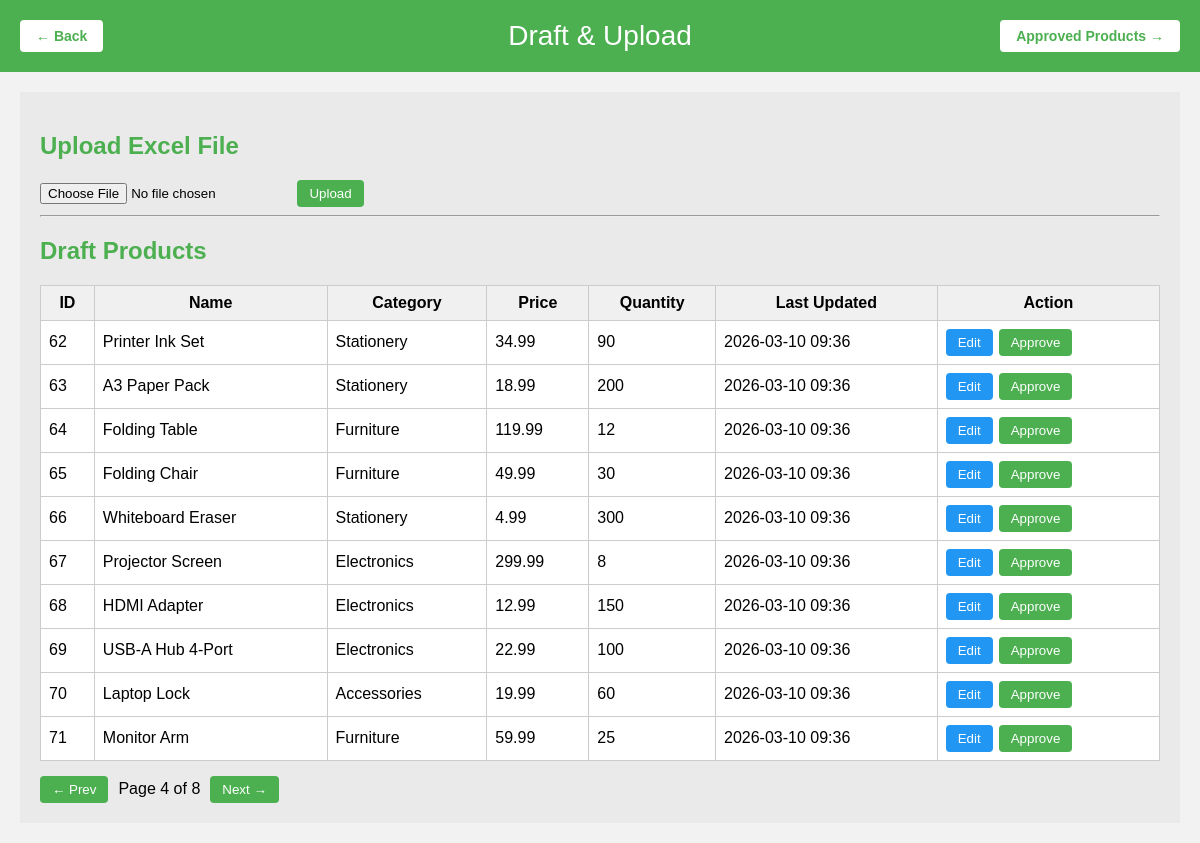
Page /draftupload/?page=4 on the committed database.
### practical/models.py (models this page shows, shortened)
class Product(models.Model):
    STATUS_CHOICES = [
        ('Draft', 'Draft'),
        ('Approved', 'Approved'),
    ]
    product_id = models.AutoField(primary_key=True)
    name = models.CharField(max_length=100, unique=True)
    category = models.CharField(max_length=50)
    price = models.DecimalField(max_digits=10, decimal_places=2)
    quantity = models.IntegerField()
    last_updated = models.DateTimeField(auto_now=True)
    status = models.CharField(max_length=10, choices=STATUS_CHOICES, default='Draft')

### practical/views.py (the view, shortened to what this page needs)
# urls.py: path('draftupload/', views.draft_upload, name='draft_upload'),
def draft_upload(request):
    products = Product.objects.filter(status='Draft').order_by('product_id')
    paginator = Paginator(products, 10)
    page_number = request.GET.get('page', 1)
    page_obj = paginator.get_page(page_number)
    return render(request, 'draftupload.html', {
        'products': page_obj,
        'page_obj': page_obj,
    })

### templates/draftupload.html (shortened to what this page needs)
<!DOCTYPE html>
<html>
<head>
</head>
<body>
<div class="header">
    <a href="{% url 'landing' %}" class="nav-button" style="left:20px;">← Back</a>
    Draft & Upload
    <a href="{% url 'approved_products' %}" class="nav-button" style="right:20px;">Approved Products →</a>
</div>
<div class="container">
<h2>Upload Excel File</h2>
<form method="POST" enctype="multipart/form-data">
    <input type="file" name="excel_file" accept=".xlsx">
    <button type="submit">Upload</button>
</form>
<hr>
<h2>Draft Products</h2>
<table>
<thead>
<tr>
    <th>ID</th>
    <th>Name</th>
    <th>Category</th>
    <th>Price</th>
    <th>Quantity</th>
    <th>Last Updated</th>
    <th>Action</th>
</tr>
</thead>
<tbody>
{% for p in products %}
<tr>
    <td>{{ p.product_id }}</td>
    <td>{{ p.name }}</td>
    <td>{{ p.category }}</td>
    <td>{{ p.price }}</td>
    <td>{{ p.quantity }}</td>
    <td>{{ p.last_updated|date:"Y-m-d H:i" }}</td>
    <td>
        <div class="action-cell">
            <a href="{% url 'edit_product' p.product_id %}">
                <button type="button" class="btn-edit">Edit</button>
            </a>
            <form method="POST" action="{% url 'approve' p.product_id %}">
                <button type="submit">Approve</button>
            </form>
        </div>
    </td>
</tr>
{% empty %}
<tr>
    <td colspan="7" style="text-align:center;padding:20px;color:#888;">No draft products found.</td>
</tr>
{% endfor %}
</tbody>
</table>
<div class="pagination">
    {% if page_obj.has_previous %}
        <a href="?page={{ page_obj.previous_page_number }}">
            <button type="button">← Prev</button>
        </a>
    {% endif %}
    <span>Page {{ page_obj.number }} of {{ page_obj.paginator.num_pages }}</span>
    {% if page_obj.has_next %}
        <a href="?page={{ page_obj.next_page_number }}">
            <button type="button">Next →</button>
        </a>
    {% endif %}
</div>
</div>
</body>
</html>

### templates/draftupload.html (style rules this page uses)
body { font-family:Arial;margin:0;background:#f2f2f2; }
.header { background:#4CAF50; color:white; text-align:center; padding:20px; font-size:28px; position:relative; }
.nav-button { position:absolute; top:50%; transform:translateY(-50%); background:white; color:#4CAF50; border:none; padding:8px 16px; border-radius:4px; cursor:pointer; font-weight:bold; text-decoration:none; font-size:14px; }
.container { margin:20px; background:#eaeaea; padding:20px; }
h2 { color:#4CAF50; }
table { width:100%; border-collapse:collapse; background:white; }
th,td { border:1px solid #ccc; padding:8px; }
th { background:#f0f0f0; }
button { background:#4CAF50; color:white; border:none; padding:6px 12px; cursor:pointer; border-radius:4px; }
.btn-edit { background:#2196F3; color:white; border:none; padding:6px 12px; cursor:pointer; border-radius:4px; }
.action-cell { display:flex; gap:6px; align-items:center; }
.pagination { margin-top:15px; display:flex; gap:10px; align-items:center; }
.pagination a { text-decoration:none; }

### rows in the picture
Product: product_id "62", name "Printer Ink Set", category "Stationery", price "34.99", quantity "90", last_updated "2026-03-10 09:36"
Product: product_id "63", name "A3 Paper Pack", category "Stationery", price "18.99", quantity "200", last_updated "2026-03-10 09:36"
Product: product_id "64", name "Folding Table", category "Furniture", price "119.99", quantity "12", last_updated "2026-03-10 09:36"
Product: product_id "65", name "Folding Chair", category "Furniture", price "49.99", quantity "30", last_updated "2026-03-10 09:36"
Product: product_id "66", name "Whiteboard Eraser", category "Stationery", price "4.99", quantity "300", last_updated "2026-03-10 09:36"
Product: product_id "67", name "Projector Screen", category "Electronics", price "299.99", quantity "8", last_updated "2026-03-10 09:36"
Product: product_id "68", name "HDMI Adapter", category "Electronics", price "12.99", quantity "150", last_updated "2026-03-10 09:36"
Product: product_id "69", name "USB-A Hub 4-Port", category "Electronics", price "22.99", quantity "100", last_updated "2026-03-10 09:36"
Product: product_id "70", name "Laptop Lock", category "Accessories", price "19.99", quantity "60", last_updated "2026-03-10 09:36"
Product: product_id "71", name "Monitor Arm", category "Furniture", price "59.99", quantity "25", last_updated "2026-03-10 09:36"

### other values in the picture
{{ page_obj.number }} "4"
{{ page_obj.paginator.num_pages }} "8"
